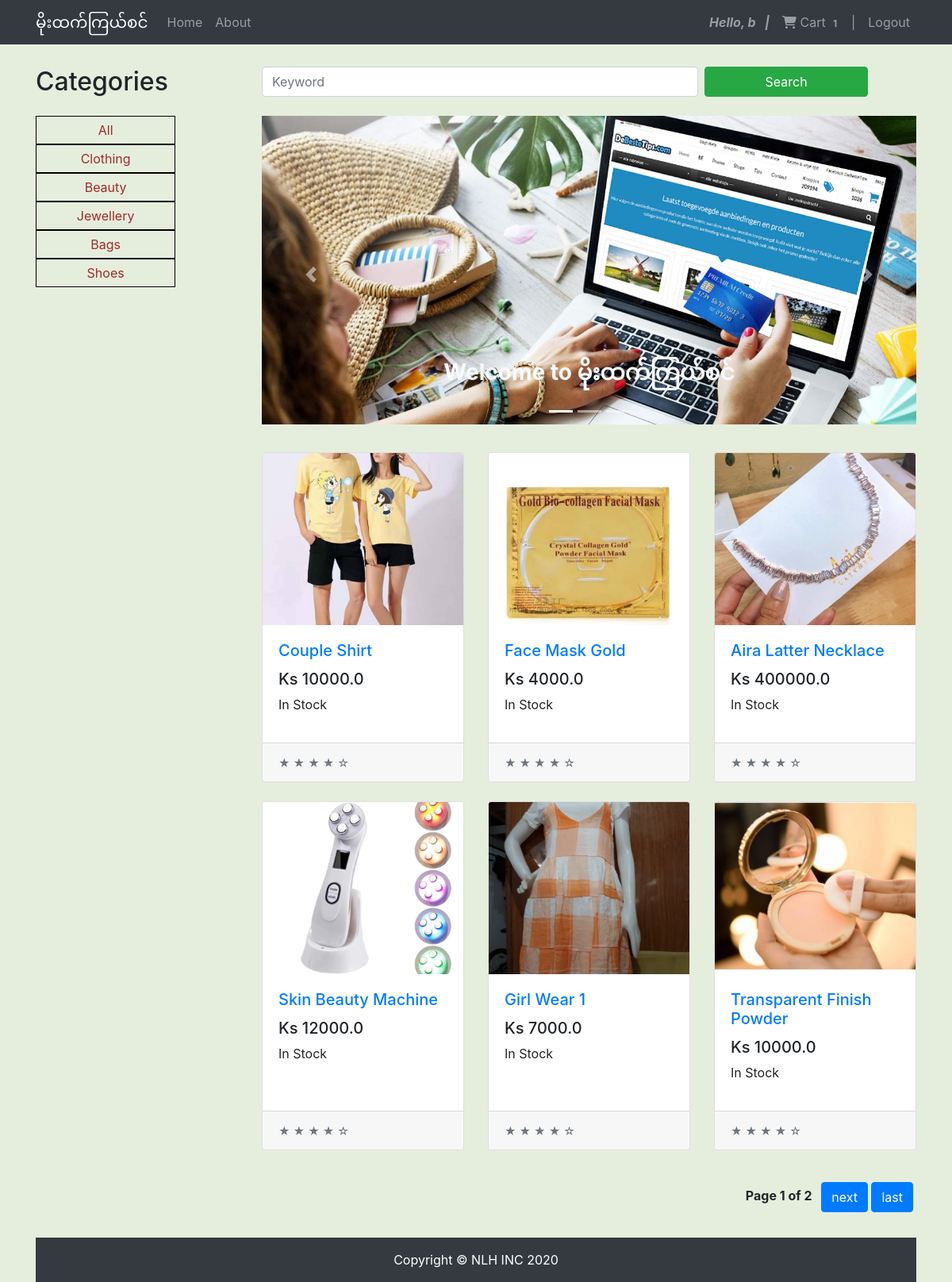
The page / (signed in) on the database its author committed.
### core/models.py (models this page shows, shortened)
class Order(models.Model):
    user = models.ForeignKey(settings.AUTH_USER_MODEL,
                             on_delete=models.CASCADE)
    ref_code = models.CharField(max_length=20, blank=True, null=True)
    items = models.ManyToManyField(OrderItem)
    start_date = models.DateTimeField(auto_now_add=True)
    ordered_date = models.DateTimeField()
    ordered = models.BooleanField(default=False)

class Item(models.Model):
    name = models.CharField(max_length=200)
    price = models.FloatField()
    category = models.CharField(choices=CategoryChoice.choices, max_length=20)
    gender = models.CharField(
        choices=GenderChoice.choices,
        max_length=20,
        default='both',
        null=True
    )
    stock = models.IntegerField()
    description = models.TextField()
    image = ResizedImageField(
        size=[700, 600],
        quality=99,
        crop=['middle', 'center'],
        upload_to='images'
    )
    slug = models.SlugField(null=False, unique=True)
    rating = models.CharField(
        choices=RatingChoice.choices,
        max_length=20,
        null=True
    )
    def get_absolute_url(self):
        return reverse("core:item", kwargs={
            'slug': self.slug
        })
    def check_stock(self):
        if self.stock > 0:
            isInStock = 'In Stock'
        else:
            isInStock = 'Out Of Stock'
        return isInStock

### core/views.py (the view)
# urls.py: path('', HomeListView.as_view(), name='home'),
class HomeListView(ListView):
    model = Item
    paginate_by = 6
    template_name = "index.html"
    def get_context_data(self, **kwargs):
        context = super().get_context_data(**kwargs)
        context['categories'] = CategoryChoice.values
        context['displayCarousel'] = True
        return context

### core/templatetags/home_tags.py (called while the page is built)
@register.filter
def cart_item_count(user):
    if user.is_authenticated:
        qs = Order.objects.filter(user=user, ordered=False)
        if qs.exists():
            return qs[0].items.count()
    return 0

### core/templates/index.html (shortened to what this page needs)
{% extends 'base.html' %}
{% load static %}
{% block content %}
<div class="row">
  <div class="col-lg-3">
    <h2 class="my-4">Categories</h2>
    <div class="nav col-lg-9">
      <a href="{% url 'core:home' %}" class="my-cat-nav col-lg-12 col-md-2 col-sm-12">All</a>
      {% for cat in categories %}
      <a href="{% url 'core:homeByCategory' category=cat %}" class="my-cat-nav col-lg-12 col-md-2 col-sm-12">{{cat}}</a>
      {% endfor %}
    </div>
  </div>
  <div class="col-lg-9">
    <form class="form-inline mt-4 my-2">
      <input class="form-control mr-sm-2  col-lg-8 col-md-8 col-sm-8 col-8" type="search" placeholder="Keyword"
        aria-label="Search">
      <button class="btn btn-success my-2 my-sm-0 col-lg-3 col-md-3 col-sm-3 col-3" type="submit">Search</button>
    </form>
    {% if page_obj.number == 1 and displayCarousel %}
    <div id="carouselExampleIndicators" class="carousel slide my-4" data-ride="carousel">
      <ol class="carousel-indicators">
        <li data-target="#carouselExampleIndicators" data-slide-to="0" class="active"></li>
        <li data-target="#carouselExampleIndicators" data-slide-to="1"></li>
        <li data-target="#carouselExampleIndicators" data-slide-to="2"></li>
      </ol>
      <div class="carousel-inner" role="listbox" style="height: 400px;">
        <div class="carousel-item active">
          <img class="d-block img-fluid" src="{% static 'images/os1.png' %}" alt="First slide">
          <div class="carousel-caption d-none d-md-block">
            <h3 class="font-weight-bolder text-light">Welcome to မိုးထက်ကြယ်စင်</h3>
          </div>
        </div>
      </div>
      <a class="carousel-control-prev" href="#carouselExampleIndicators" role="button" data-slide="prev">
        <span class="carousel-control-prev-icon" aria-hidden="true"></span>
      </a>
      <a class="carousel-control-next" href="#carouselExampleIndicators" role="button" data-slide="next">
        <span class="carousel-control-next-icon" aria-hidden="true"></span>
      </a>
    </div>
    {% endif %}
    <div class="row mt-4">
      {% for item in item_list %}
      <div class="col-lg-4 col-md-6 mb-4">
        <div class="card h-100">
          <a href="{{ item.get_absolute_url }}"><img class="card-img-top" src="{{ item.image.url }}" alt="No Image"></a>
          <div class="card-body">
            <h5 class="card-title"><a href="{{ item.get_absolute_url }}">{{ item.name }}</a></h5>
            <h5>Ks {{ item.price }}</h5>
            <p>{{ item.check_stock }}</p>
          </div>
          <div class="card-footer">
            <small class="text-muted">&#9733; &#9733; &#9733; &#9733; &#9734;</small>
          </div>
        </div>
      </div>
      {% endfor %}
    </div>
    {% if page_obj.has_other_pages %}
    <div class="my-pagination my-3 mr-1 d-flex flex-row-reverse">
      <div class="step-links">
        <span class="current font-weight-bold mr-2">
          Page {{ page_obj.number }} of {{ page_obj.paginator.num_pages }}
        </span>
        {% if page_obj.has_next %}
        <a class="btn btn-primary" href="?page={{ page_obj.next_page_number }}">next</a>
        <a class="btn btn-primary" href="?page={{ page_obj.paginator.num_pages }}">last</a>
        {% endif %}
      </div>
    </div>
    {% endif %}
  </div>
  {% endblock %}

### core/templates/base.html (shortened to what this page needs)
<!DOCTYPE html>
{% load static %}
{% load home_tags %}
<html lang="en">
<head>
  <link href="{% static 'css/mystyle.css' %}" rel="stylesheet">
  <link href="{% static 'bootstrap/css/bootstrap.min.css' %}" rel="stylesheet">
</head>
<body style="padding-top: 60px; background-color: rgb(229, 238, 221);">
  <nav class="navbar navbar-expand-lg navbar-dark bg-dark fixed-top">
    <div class="container">
      <a class="navbar-brand" href="{% url 'core:home' %}">မိုးထက်ကြယ်စင်</a>
      <div class="collapse navbar-collapse" id="navbarResponsive">
        <ul class="navbar-nav">
          <li class="nav-item"><a class="nav-link" href="{% url 'core:home' %}">Home</a></li>
          <li class="nav-item"><a class="nav-link" href="{% url 'core:about' %}">About</a></li>
        </ul>
        <ul class="navbar-nav ml-auto">
          {% if user.is_authenticated %}
          <li class="nav-item">
            <a class="nav-link navbar-text font-italic font-weight-bolder"
              href="{% url 'core:profile' username=user.username %}">
              Hello, {{ user.username }} &nbsp; |
            </a>
          </li>
          <li class="nav-item">
            <a href="{% url 'core:order-summary' %}" class="nav-link waves-effect">
              <i class="fas fa-shopping-cart"></i>
              <span class="clearfix d-none d-sm-inline-block"> Cart </span>
              <span class="badge red z-depth-1 mr-1"> {{ user|cart_item_count }}</span>
              &nbsp;|
            </a>
          </li>
          <li class="nav-item"><a class="nav-link" href="{% url 'core:logout' %}">Logout</a></li>
          {% else %}
          <li class="nav-item"><a class="nav-link" href="{% url 'core:register' %}">Register</a></li>
          <li class="nav-item"><a class="nav-link" href="{% url 'core:login' %}">Login</a></li>
          {% endif %}
        </ul>
      </div>
    </div>
  </nav>
  <div class="container">
    {% block content %}
    {% endblock %}
  </div>
  <footer class="mt-3 py-3 bg-dark">
    <div class="container">
      <p class="m-0 text-center text-white">Copyright &copy; NLH INC 2020</p>
    </div>
  </footer>
</body>
</html>

### static/css/mystyle.css (style rules this page uses)
.my-cat-nav { border: 1px solid black; text-align: center; padding: 5px; }
.nav a { color: brown; text-decoration: none !important; }
.my-pagination a { color: white; text-decoration: none !important; }

### rows shown on the page
Item: image (picture), name "Couple Shirt", price "10000.0", check_stock "In Stock"
Item: image (picture), name "Face Mask Gold", price "4000.0", check_stock "In Stock"
Item: image (picture), name "Aira Latter Necklace", price "400000.0", check_stock "In Stock"
Item: image (picture), name "Skin Beauty Machine", price "12000.0", check_stock "In Stock"
Item: image (picture), name "Girl Wear 1", price "7000.0", check_stock "In Stock"
Item: image (picture), name "Transparent Finish Powder", price "10000.0", check_stock "In Stock"

### other values the page prints
{{ user.username }} "b"
{{ user|cart_item_count }} "1"
{{ cat }} "Clothing" "Beauty" "Jewellery" "Bags" "Shoes"
{{ page_obj.number }} "1"
{{ page_obj.paginator.num_pages }} "2"
